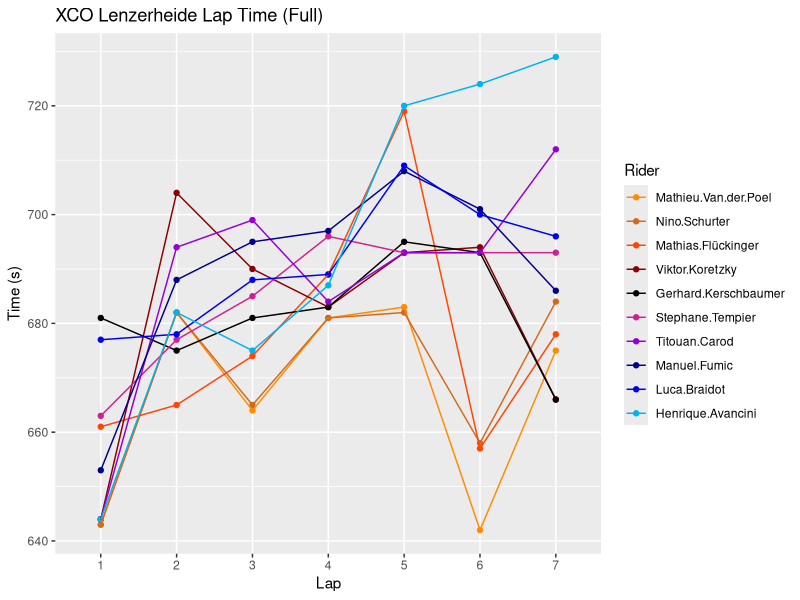
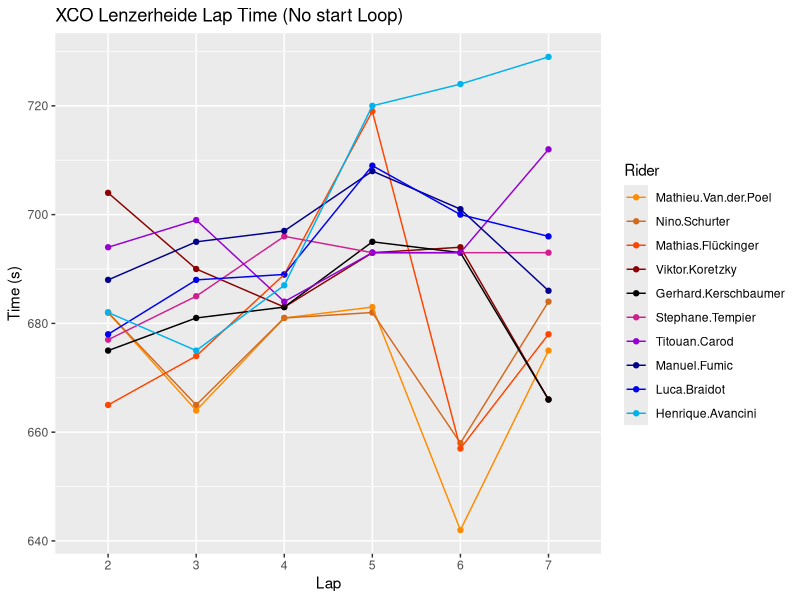
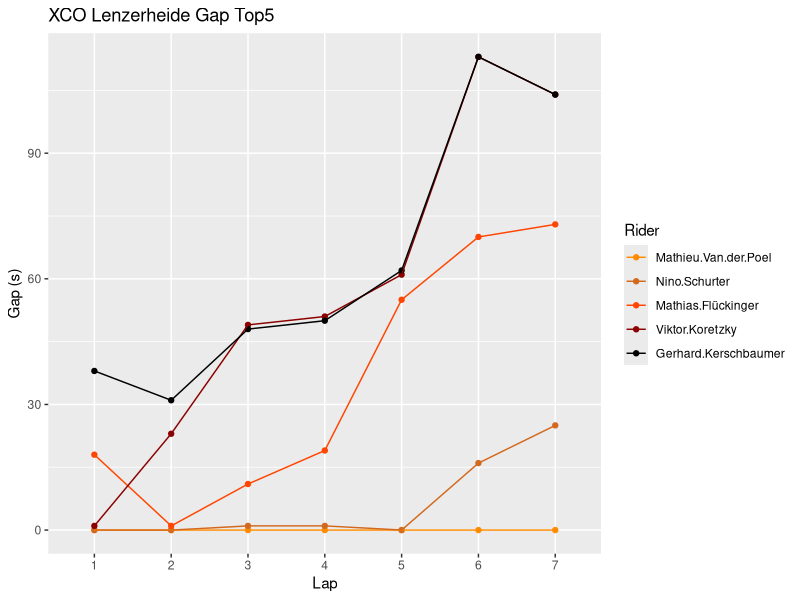
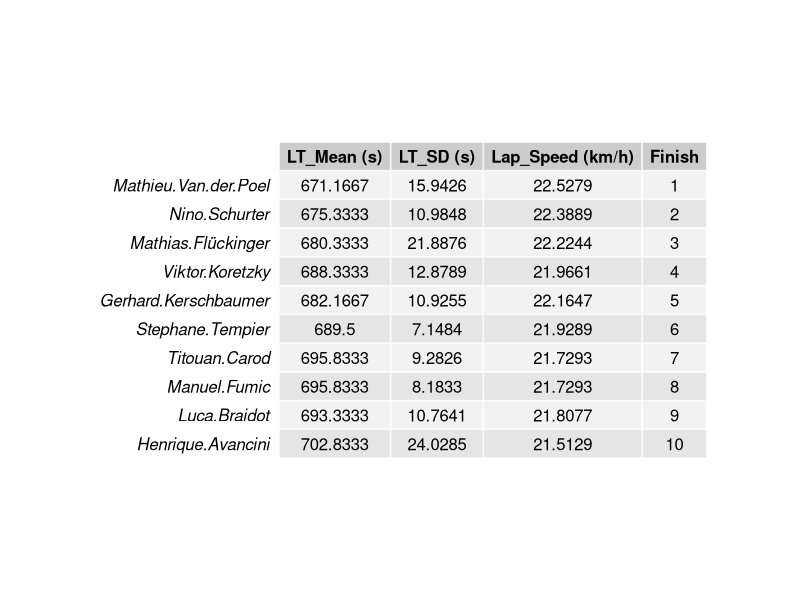
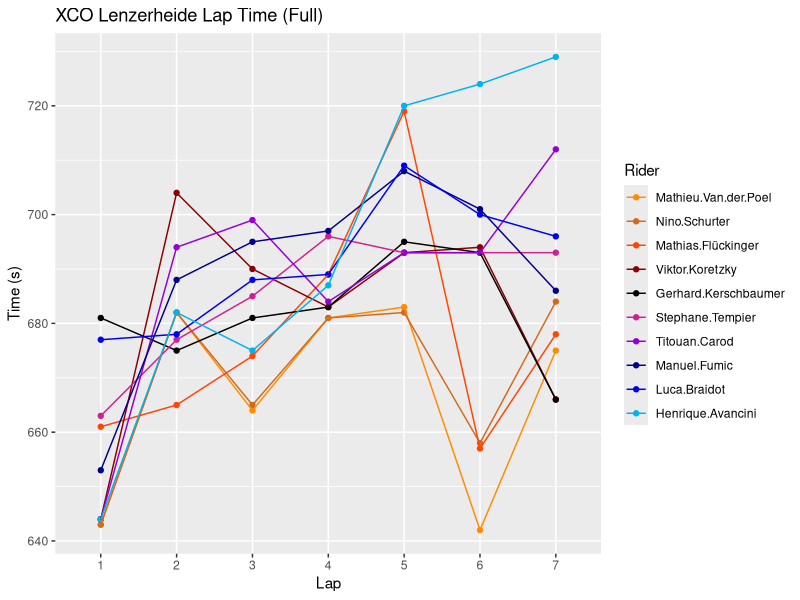
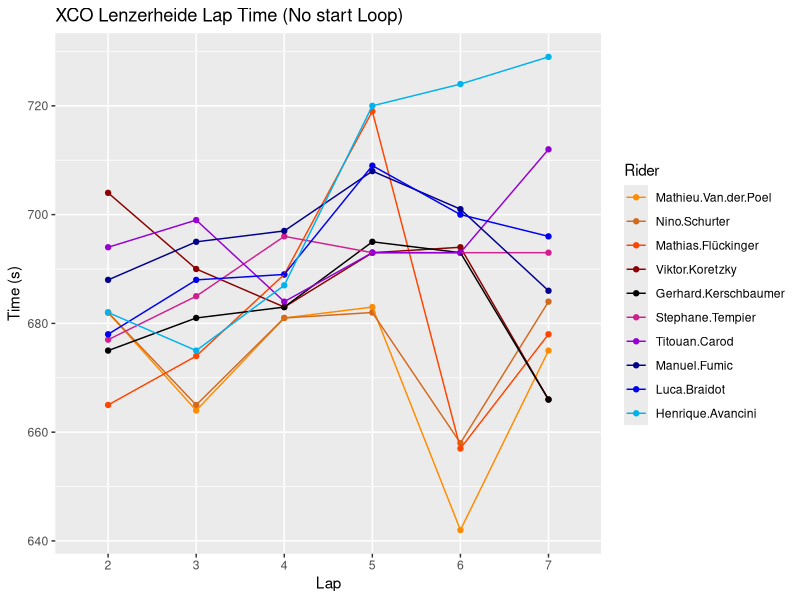
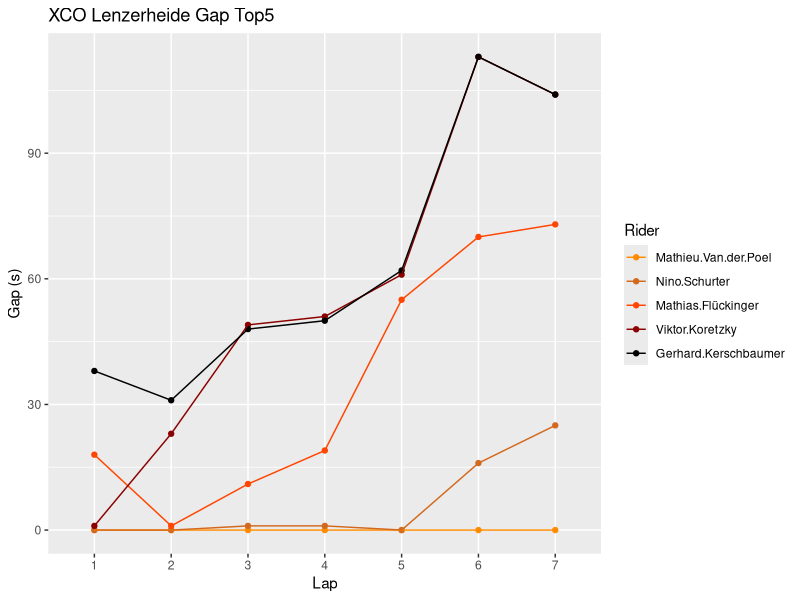

These charts were generated, in order, by the following R code:
#MTB Data Analysis
## ================================================================================##
# ==============================READ ME=======================================#

# Always check the number of laps in the race, editing on the dataframe must be done accordingly.
# Always check presence of a starting loop in the race. If not present comment all _NSL script lines.
# modfiy nlaps only during the generation of the variable
# modify lap_length only during generation of the variable (meters)
# when computing mean and sd check the presence of startloop: if it wasnt in the race all occurences of 
  #DF_LapTime_NSL should become DF_LapTime
# fix the ratio for the jpeg table -> recomended: 800x400

#Data and variables
DF = read.csv("XCO_LENZERHEIDE.csv")

nlaps=7 
lap_length = 4200

## ================================================================================##
#Data frame manip -> conversion to seconds and creation of timegaps
#install.packages("lubridate")
library(lubridate)
DF_LapTime= DF[-c(8:10),]
for (i in 2:11) {
  DF_LapTime[[i]]= period_to_seconds(hms(DF_LapTime[[i]]))
}

# no start loop
DF_LapTime_NSL= DF_LapTime[-1,]
DF_LapTime_NSL

#timegaps
DF_TimeGap = DF_LapTime[1:6]
for (j in 1:nlaps) {
  temp = DF_TimeGap[j,2]
  for (t in 2:6) {
    if(j == 1){
      DF_TimeGap[j,t] = (DF_TimeGap[j,t] - temp) 
    }
    else{
      DF_TimeGap[j,t] = DF_TimeGap[j-1,t] + (DF_TimeGap[j,t] - temp)
    }
  }
}

# Mean and SD Laps -> "index" of how steady the rider was tempo-wise
Mean = c(1:10)
SD = c(1:10)
AVGSpeed = c(1:10)
for(i in 2:11){
  Mean[i-1]= round( mean(DF_LapTime_NSL[,i]), digits = 4 )
  SD[i-1]= round ( sd(DF_LapTime_NSL[,i]), digits= 4 )
  AVGSpeed[i-1] = round( (lap_length/Mean[i-1]) * 3.6, digits=4 )
}
DF_Stats = data.frame(matrix (ncol = 10, nrow = 3))
colnames(DF_Stats)= c(colnames(DF[2:11]))
DF_Stats[1,]= Mean
DF_Stats[2,]= SD
DF_Stats[3,]= AVGSpeed
row.names(DF_Stats)= c("LT_Mean (s)", "LT_SD (s)", "Lap_Speed (km/h)")
DF_Stats= t(DF_Stats)
Finish = c(1:10)
DF_Stats= cbind(DF_Stats, Finish)


## ================================================================================##
#melting the dataframe -> easy access for ggplot
library(reshape2)
DFMelt = melt(DF_LapTime, id.var="Lap")
names(DFMelt)[2] = "Rider"
names(DFMelt)[3] = "Time"

DFMelt_NSL = melt(DF_LapTime_NSL, id.var="Lap")
names(DFMelt_NSL)[2] = "Rider"
names(DFMelt_NSL)[3] = "Time"

DFMelt_TimeGap = melt(DF_TimeGap, id.var="Lap")
names(DFMelt_TimeGap)[2] = "Rider"
names(DFMelt_TimeGap)[3] = "Gap"


## ================================================================================##
#Graphical objects
#full
 library(ggplot2)
ggplot(DFMelt, aes(x = Lap, y = Time, col= Rider, group = Rider)) +
  geom_point()+
  geom_line()+
  xlab("Lap")+ ylab("Time (s)")+
  ggtitle("XCO Lenzerheide Lap Time (Full)")+
  scale_color_manual(values = c ("darkorange","chocolate","orangered1","red4", "black",
                                 "violetred", "darkviolet", "blue4", "blue2","deepskyblue2"))
ggsave("XCO_LENZERHEIDE_FULL.jpg")

#no start loop
ggplot(DFMelt_NSL, aes(x = Lap, y = Time, col= Rider, group = Rider)) +
  geom_point()+
  geom_line()+
  xlab("Lap")+ ylab("Time (s)")+
  ggtitle("XCO Lenzerheide Lap Time (No start Loop)")+
  scale_color_manual(values = c ("darkorange","chocolate","orangered1","red4", "black",
                                 "violetred", "darkviolet", "blue4", "blue2", "deepskyblue2"))
ggsave("XCO_LENZERHEIDE_NSL.jpg")

#timegaps
ggplot(DFMelt_TimeGap, aes(x = Lap, y = Gap, col= Rider, group = Rider)) +
  geom_point()+
  geom_line()+
  xlab("Lap")+ ylab("Gap (s)")+
  ggtitle("XCO Lenzerheide Gap Top5")+
  scale_color_manual(values = c ("darkorange","chocolate","orangered1","red4", "black"))
ggsave("XCO_LENZERHEIDE_GAP.jpg")

#mean-sd data
#install.packages("gridExtra")

library(gridExtra)
library(grid)
grid.newpage()
grid.table( as.data.frame(DF_Stats) )

  